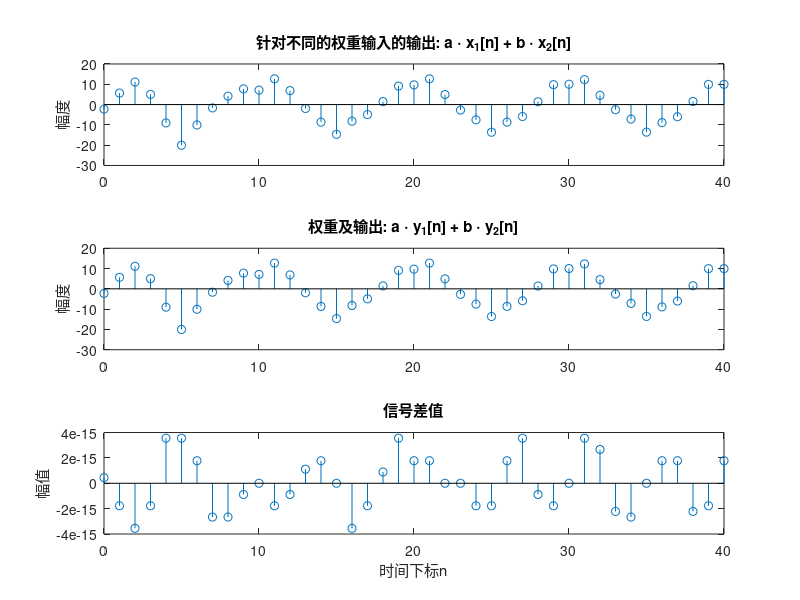

The MATLAB script that drew this image:
clf;
n = 0 : 40;
a = 2;
b = -3;
x1 = cos(2 * pi * 0.1 * n);
x2 = cos(2 * pi * 0.4 * n);
x = a * x1 + b * x2;
num = [2.2403 2.4908 2.2403];
den = [1 -0.4 0.75];
ic = [0 0]; % 设置零初始条件
y1 = filter(num, den, x1, ic);  % 计算输出y1[n]
y2 = filter(num, den, x2, ic);  % 计算输出y2[n]
y = filter(num, den, x, ic);    % 计算输出y[n]
yt = a * y1 + b * y2;
d = y - yt; % 计算输出差值d[n]
subplot(3, 1, 1);
stem(n, y);
ylabel('幅度');
title('针对不同的权重输入的输出: a \cdot x_{1}[n] + b \cdot x_{2}[n]');
subplot(3, 1, 2);
stem(n, yt);
ylabel('幅度');
title('权重及输出: a \cdot y_{1}[n] + b \cdot y_{2}[n]');
subplot(3, 1, 3);
stem(n, d);
xlabel('时间下标n');
ylabel('幅值');
title('信号差值');
